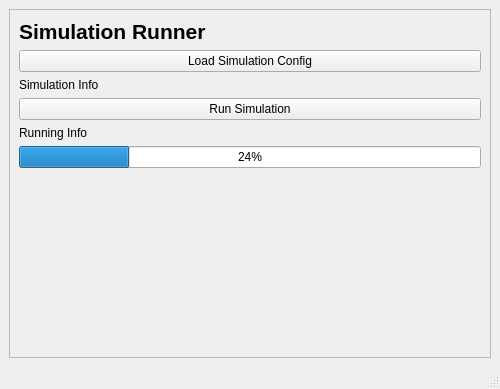
<?xml version="1.0" encoding="UTF-8"?>
<ui version="4.0">
 <class>MainWindow</class>
 <widget class="QMainWindow" name="MainWindow">
  <property name="geometry">
   <rect>
    <x>0</x>
    <y>0</y>
    <width>500</width>
    <height>389</height>
   </rect>
  </property>
  <property name="maximumSize">
   <size>
    <width>500</width>
    <height>16777215</height>
   </size>
  </property>
  <property name="windowTitle">
   <string>MainWindow</string>
  </property>
  <widget class="QWidget" name="centralwidget">
   <layout class="QGridLayout" name="gridLayout">
    <item row="0" column="0">
     <widget class="QFrame" name="frame">
      <property name="frameShape">
       <enum>QFrame::StyledPanel</enum>
      </property>
      <property name="frameShadow">
       <enum>QFrame::Raised</enum>
      </property>
      <layout class="QGridLayout" name="gridLayout_2">
       <item row="2" column="0">
        <widget class="QLabel" name="label_config_info">
         <property name="text">
          <string>Simulation Info</string>
         </property>
         <property name="wordWrap">
          <bool>true</bool>
         </property>
        </widget>
       </item>
       <item row="4" column="0">
        <widget class="QLabel" name="label_running_info">
         <property name="text">
          <string>Running Info</string>
         </property>
         <property name="wordWrap">
          <bool>true</bool>
         </property>
        </widget>
       </item>
       <item row="1" column="0">
        <widget class="QPushButton" name="pushButton_load_config">
         <property name="text">
          <string>Load Simulation Config</string>
         </property>
        </widget>
       </item>
       <item row="3" column="0">
        <widget class="QPushButton" name="pushButton_run_simulation">
         <property name="text">
          <string>Run Simulation</string>
         </property>
        </widget>
       </item>
       <item row="7" column="0">
        <spacer name="verticalSpacer">
         <property name="orientation">
          <enum>Qt::Vertical</enum>
         </property>
         <property name="sizeHint" stdset="0">
          <size>
           <width>20</width>
           <height>40</height>
          </size>
         </property>
        </spacer>
       </item>
       <item row="5" column="0">
        <widget class="QProgressBar" name="progressBar_running">
         <property name="value">
          <number>24</number>
         </property>
        </widget>
       </item>
       <item row="0" column="0">
        <widget class="QLabel" name="label_title">
         <property name="font">
          <font>
           <pointsize>16</pointsize>
           <weight>75</weight>
           <bold>true</bold>
          </font>
         </property>
         <property name="text">
          <string>Simulation Runner</string>
         </property>
        </widget>
       </item>
       <item row="6" column="0">
        <widget class="QLabel" name="label_final_info">
         <property name="text">
          <string/>
         </property>
        </widget>
       </item>
      </layout>
     </widget>
    </item>
   </layout>
  </widget>
  <widget class="QMenuBar" name="menubar">
   <property name="geometry">
    <rect>
     <x>0</x>
     <y>0</y>
     <width>500</width>
     <height>21</height>
    </rect>
   </property>
  </widget>
  <widget class="QStatusBar" name="statusbar"/>
 </widget>
 <resources/>
 <connections/>
</ui>
